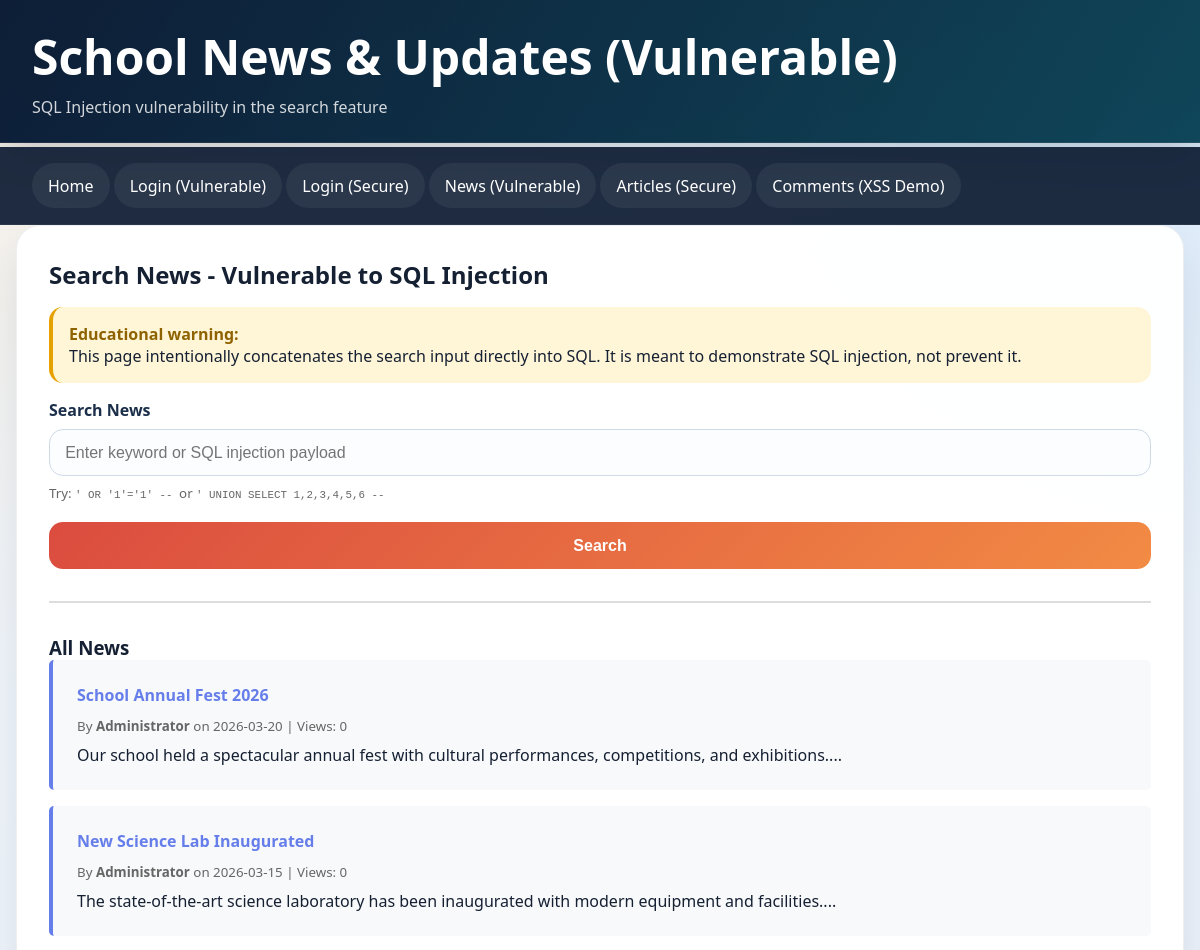
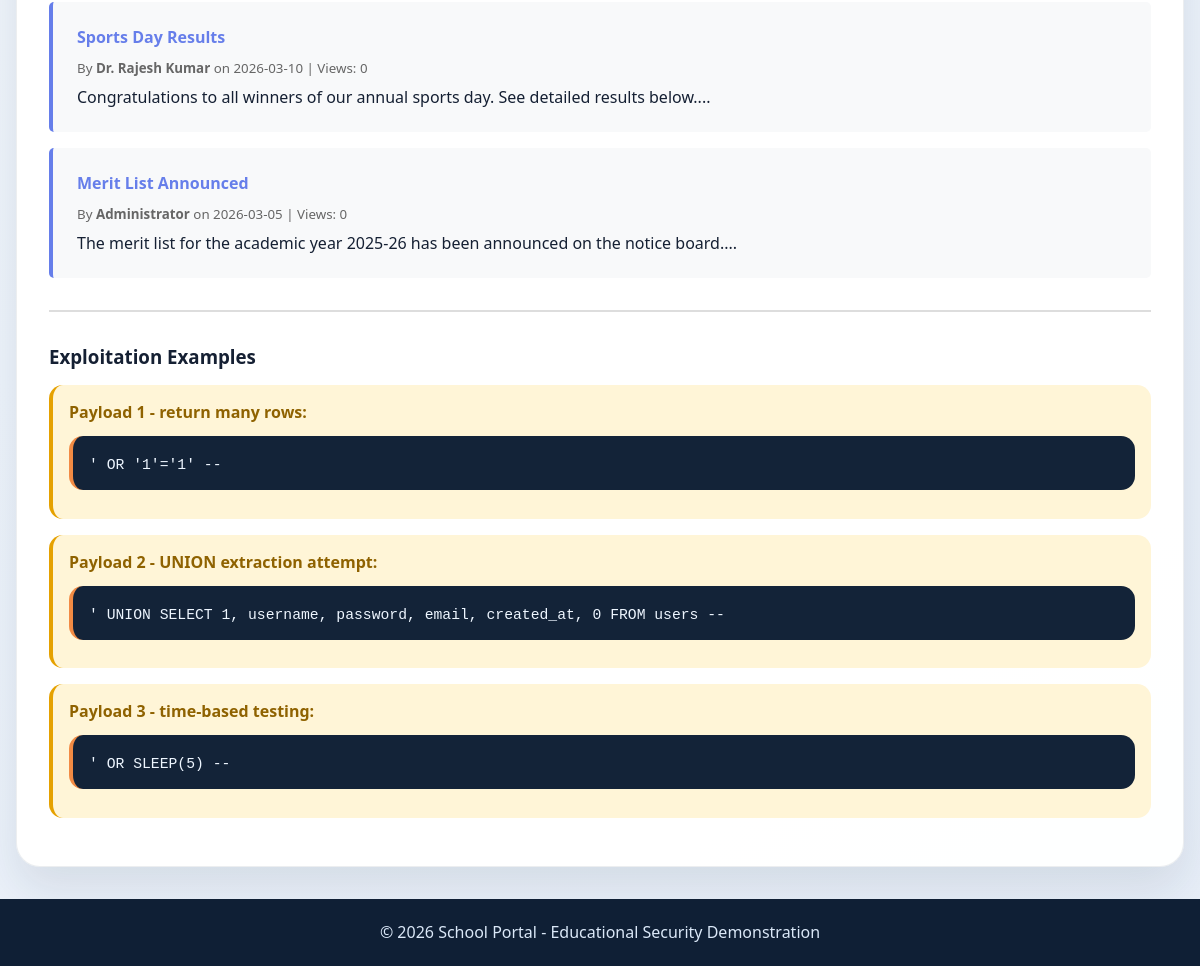
/pages/news_vulnerable.php, run on the app's committed database (2 pictures, top to bottom).
### tables this page shows
CREATE TABLE news (
    id INT PRIMARY KEY AUTO_INCREMENT,
    title VARCHAR(200) NOT NULL,
    content LONGTEXT NOT NULL,
    author_id INT,
    category VARCHAR(50),
    published_date DATE,
    views INT DEFAULT 0,
    is_featured TINYINT DEFAULT 0,
    is_active TINYINT DEFAULT 1,
    created_at TIMESTAMP DEFAULT CURRENT_TIMESTAMP,
    updated_at TIMESTAMP DEFAULT CURRENT_TIMESTAMP ON UPDATE CURRENT_TIMESTAMP,
    FOREIGN KEY (author_id) REFERENCES users(id),
    INDEX idx_published_date (published_date),
    INDEX idx_category (category),
    INDEX idx_active (is_active)
);

### pages/news_vulnerable.php (the view, shortened to what this page needs)
<?php
include '../includes/config.php';
$news_results = array();
$search_query = '';
$query_error = '';
$all_news = array();
$all_news_query = "
    SELECT n.id, n.title, n.content, COALESCE(u.full_name, 'Unknown Author') AS author, n.published_date, n.views
    FROM news n
    LEFT JOIN users u ON n.author_id = u.id
    ORDER BY n.published_date DESC
";
try {
    $all_news_result = $conn->query($all_news_query);
    if ($all_news_result) {
        while ($news = $all_news_result->fetch_assoc()) {
            $all_news[] = $news;
        }
    }
} catch (mysqli_sql_exception $e) {
    $query_error = $query_error ?: $e->getMessage();
}
?>
<!DOCTYPE html>
<html lang="en">
<head>
    <link rel="stylesheet" href="../css/style.css">
</head>
<body>
    <header>
        <h1>School News & Updates (Vulnerable)</h1>
        <p>SQL Injection vulnerability in the search feature</p>
    </header>
    <nav>
        <a href="../index.php">Home</a>
        <a href="login_vulnerable.php">Login (Vulnerable)</a>
        <a href="login_secure.php">Login (Secure)</a>
        <a href="news_vulnerable.php">News (Vulnerable)</a>
        <a href="articles_secure.php">Articles (Secure)</a>
        <a href="xss_vulnerable.php">Comments (XSS Demo)</a>
    </nav>
    <div class="container">
        <div class="card">
            <h2>Search News - Vulnerable to SQL Injection</h2>
            <div class="vulnerability-box">
                <strong>Educational warning:</strong><br>
                This page intentionally concatenates the search input directly into SQL. It is meant to demonstrate SQL injection, not prevent it.
            </div>
            <form method="POST">
                <div class="form-group">
                    <label for="search">Search News</label>
                    <input type="text" id="search" name="search" placeholder="Enter keyword or SQL injection payload" value="<?php echo htmlspecialchars($search_query, ENT_QUOTES, 'UTF-8'); ?>">
                    <small style="color: #666; margin-top: 0.5rem; display: block;">
                        Try: <code>' OR '1'='1' -- </code> or <code>' UNION SELECT 1,2,3,4,5,6 -- </code>
                    </small>
                </div>
                <button type="submit">Search</button>
            </form>
            <hr style="margin: 2rem 0; border: none; border-top: 2px solid #ddd;">
            <?php if (!empty($news_results)): ?>
                <h3>Search Results (<?php echo count($news_results); ?> found)</h3>
                <?php foreach ($news_results as $news): ?>
                    <div style="background: #f8f9fa; padding: 1.5rem; margin-bottom: 1rem; border-radius: 5px; border-left: 4px solid #667eea;">
                        <h4 style="color: #667eea; margin-bottom: 0.5rem;"><?php echo htmlspecialchars($news['title'], ENT_QUOTES, 'UTF-8'); ?></h4>
                        <p style="color: #666; margin-bottom: 0.5rem;">
                            <small>
                                By <strong><?php echo htmlspecialchars($news['author'], ENT_QUOTES, 'UTF-8'); ?></strong>
                                on <?php echo htmlspecialchars($news['published_date'], ENT_QUOTES, 'UTF-8'); ?>
                                | Views: <?php echo htmlspecialchars($news['views'], ENT_QUOTES, 'UTF-8'); ?>
                            </small>
                        </p>
                        <p><?php echo htmlspecialchars(substr($news['content'], 0, 200), ENT_QUOTES, 'UTF-8'); ?>...</p>
                    </div>
                <?php endforeach; ?>
            <?php else: ?>
                <h3>All News</h3>
                <?php foreach ($all_news as $news): ?>
                    <div style="background: #f8f9fa; padding: 1.5rem; margin-bottom: 1rem; border-radius: 5px; border-left: 4px solid #667eea;">
                        <h4 style="color: #667eea; margin-bottom: 0.5rem;"><?php echo htmlspecialchars($news['title'], ENT_QUOTES, 'UTF-8'); ?></h4>
                        <p style="color: #666; margin-bottom: 0.5rem;">
                            <small>
                                By <strong><?php echo htmlspecialchars($news['author'], ENT_QUOTES, 'UTF-8'); ?></strong>
                                on <?php echo htmlspecialchars($news['published_date'], ENT_QUOTES, 'UTF-8'); ?>
                                | Views: <?php echo htmlspecialchars($news['views'], ENT_QUOTES, 'UTF-8'); ?>
                            </small>
                        </p>
                        <p><?php echo htmlspecialchars(substr($news['content'], 0, 200), ENT_QUOTES, 'UTF-8'); ?>...</p>
                    </div>
                <?php endforeach; ?>
            <?php endif; ?>
            <hr style="margin: 2rem 0; border: none; border-top: 2px solid #ddd;">
            <h3>Exploitation Examples</h3>
            <div class="vulnerability-box">
                <strong>Payload 1 - return many rows:</strong>
                <div class="code-block">
                    <code>' OR '1'='1' -- </code>
                </div>
            </div>
            <div class="vulnerability-box">
                <strong>Payload 2 - UNION extraction attempt:</strong>
                <div class="code-block">
                    <code>' UNION SELECT 1, username, password, email, created_at, 0 FROM users -- </code>
                </div>
            </div>
            <div class="vulnerability-box">
                <strong>Payload 3 - time-based testing:</strong>
                <div class="code-block">
                    <code>' OR SLEEP(5) -- </code>
                </div>
            </div>
        </div>
    </div>
    <footer>
        <p>&copy; 2026 School Portal - Educational Security Demonstration</p>
    </footer>
</body>
</html>

### css/style.css (style rules this page uses)
* { margin: 0; padding: 0; box-sizing: border-box; }
body { font-family: "Segoe UI", Tahoma, Geneva, Verdana, sans-serif; background: radial-gradient(circle at top left, rgba(255, 214, 153, 0.22), transparent 30%), radial-gradient(circle at top right, rgba(108, 180, 238, 0.18), transparent 28%), linear-gradient(145deg, #f4f7fb 0%, #edf3fb 48%, #e7eef8 100%); color: #152033; min-height: 100vh; display: flex; flex-direction: column; }
a { color: inherit; }
.container { width: min(1180px, calc(100% - 32px)); margin: 0 auto; }
.site-header, header { color: #fff; background: linear-gradient(120deg, rgba(13, 29, 54, 0.95), rgba(15, 74, 92, 0.88)), linear-gradient(180deg, #102038, #0f2742); border-bottom: 1px solid rgba(255, 255, 255, 0.08); box-shadow: 0 18px 40px rgba(9, 24, 47, 0.18); }
header { padding: 1.5rem 2rem; margin-bottom: 1.25rem; }
header h1 { font-size: clamp(2rem, 4vw, 3.2rem); margin-bottom: 0.45rem; }
header p, .header-copy { font-size: 1rem; color: rgba(255, 255, 255, 0.82); max-width: 720px; }
.main-nav, nav { background: rgba(12, 27, 49, 0.92); backdrop-filter: blur(8px); border-bottom: 1px solid rgba(255, 255, 255, 0.06); }
nav { padding: 1rem 2rem; margin-top: -1rem; }
nav a { color: #fff; text-decoration: none; padding: 0.72rem 1rem; border-radius: 999px; transition: transform 0.2s ease, background 0.2s ease, box-shadow 0.2s ease; display: inline-block; background: rgba(255, 255, 255, 0.06); }
.card { background: rgba(255, 255, 255, 0.96); border: 1px solid rgba(17, 41, 69, 0.08); border-radius: 24px; box-shadow: 0 22px 45px rgba(18, 38, 63, 0.1); padding: 2rem; margin-bottom: 2rem; animation: slideIn 0.32s ease-out; }
.btn-primary, button { background: linear-gradient(135deg, #db4c3f 0%, #f28b44 100%); color: #fff; padding: 0.9rem 1.4rem; border: none; border-radius: 14px; font-size: 1rem; font-weight: 700; cursor: pointer; text-decoration: none; transition: transform 0.2s ease, box-shadow 0.2s ease; }
button { width: 100%; }
.form-group { margin-bottom: 1.25rem; }
label { display: block; margin-bottom: 0.5rem; font-weight: 700; color: #1b2f4a; }
input[type="text"], input[type="email"], input[type="password"], input[type="number"], input[type="date"], input[type="tel"], select, textarea { width: 100%; padding: 0.85rem 0.95rem; border: 1px solid #cfdae8; border-radius: 14px; font-size: 1rem; background: #fbfdff; transition: border-color 0.2s ease, box-shadow 0.2s ease; }
.code-block { background: #132338; border-left: 4px solid #f28b44; padding: 1rem; margin: 0.8rem 0; overflow-x: auto; border-radius: 14px; }
.code-block code { font-family: "Cascadia Code", "Courier New", monospace; color: #eef6ff; font-size: 0.92rem; }
.vulnerability-box { background: #fff5d7; border-left: 4px solid #e5a100; padding: 1rem; margin: 1rem 0; border-radius: 14px; }
.vulnerability-box strong { color: #8f6200; }
footer { background: #0f1f35; color: #dbe8f8; text-align: center; padding: 1.4rem; margin-top: auto; }

### data on the page
news: title "School Annual Fest 2026", author "Administrator", published_date "2026-03-20", views "0", content "Our school held a spectacular annual fest with cultural performances, competitions, and exhibitions."
news: title "New Science Lab Inaugurated", author "Administrator", published_date "2026-03-15", views "0", content "The state-of-the-art science laboratory has been inaugurated with modern equipment and facilities."
news: title "Sports Day Results", author "Dr. Rajesh Kumar", published_date "2026-03-10", views "0", content "Congratulations to all winners of our annual sports day. See detailed results below."
news: title "Merit List Announced", author "Administrator", published_date "2026-03-05", views "0", content "The merit list for the academic year 2025-26 has been announced on the notice board."
